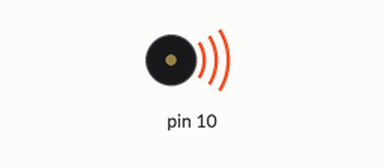
Recording of a sketch running on a simulated Arduino Uno, built with avr-gcc and run on an emulated ATmega328P. On the bench: buzzer (waves = sounding).

Above: at 0.1 s.
At 3.1 s:
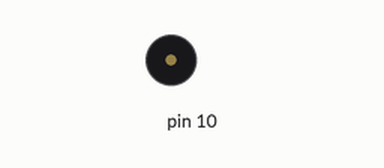
Timing chart, 0 to 4.6 s (numbered marks = the images above):
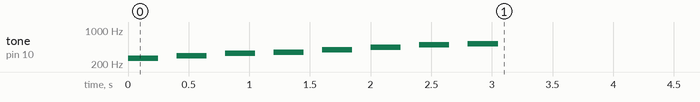

The sketch:

Piezo.ino
```cpp
int melody[] = {262, 294, 330, 349, 392, 440, 494, 523};
void setup() {
	for (int i=0; i<8; i++) {
		tone(10, melody[i], 250);
		delay(400);
		noTone(8);
	}
}
void loop() {
}
```
